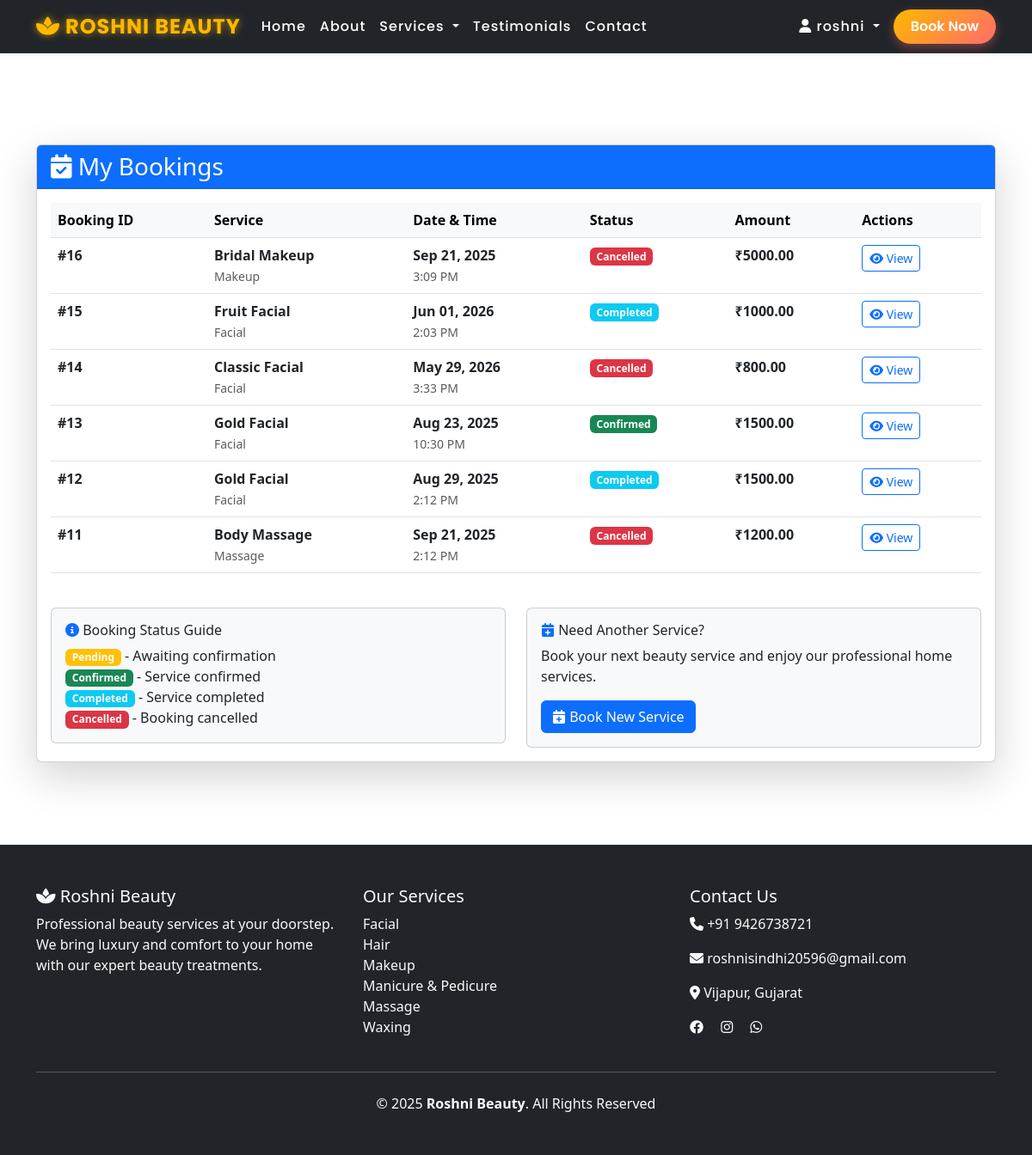
The page /my-bookings/ (signed in) on the database its author committed.
### beauty_parlor/models.py (models this page shows, shortened)
class Booking(models.Model):
    user = models.ForeignKey(User, on_delete=models.CASCADE, related_name='bookings', null=True, blank=True)
    service = models.ForeignKey(Service, on_delete=models.CASCADE)
    date = models.DateField()
    time = models.TimeField()
    address = models.TextField()
    is_home_service = models.BooleanField(default=True)
    status = models.CharField(max_length=20, choices=[
        ('pending', 'Pending'),
        ('confirmed', 'Confirmed'),
        ('completed', 'Completed'),
        ('cancelled', 'Cancelled'),
    ], default='pending')
    special_requests = models.TextField(blank=True)
    total_amount = models.DecimalField(max_digits=10, decimal_places=2, null=True, blank=True)
    created_at = models.DateTimeField(auto_now_add=True)
    updated_at = models.DateTimeField(auto_now=True)

class Service(models.Model):
    name = models.CharField(max_length=200)
    description = models.TextField()
    price = models.DecimalField(max_digits=10, decimal_places=2)
    image = models.ImageField(upload_to='services/', blank=True, null=True)
    category = models.CharField(max_length=100, choices=[
        ('facial', 'Facial'),
        ('hair', 'Hair'),
        ('makeup', 'Makeup'),
        ('manicure', 'Manicure & Pedicure'),
        ('massage', 'Massage'),
        ('waxing', 'Waxing'),
    ])
    is_home_service = models.BooleanField(default=False)
    duration = models.IntegerField(help_text='Duration in minutes', default=60)
    created_at = models.DateTimeField(auto_now_add=True)
    class Meta:
        ordering = ['name']

### beauty_parlor/views.py (the view)
# urls.py: path('my-bookings/', views.my_bookings, name='my_bookings'),
@login_required
def my_bookings(request):
    bookings = Booking.objects.filter(user=request.user).order_by('-created_at')
    context = {
        'bookings': bookings,
    }
    return render(request, 'beauty_parlor/my_bookings.html', context)

### templates/beauty_parlor/my_bookings.html (shortened to what this page needs)
{% extends 'base.html' %}
{% block content %}
<section class="py-5 mt-5">
  <div class="container">
    <div class="row">
      <div class="col-12">
        <div class="card shadow-lg">
          <div class="card-header bg-primary text-white">
            <h3 class="mb-0">
              <i class="fas fa-calendar-check"></i> My Bookings
            </h3>
          </div>
          <div class="card-body">
            {% if bookings %}
            <div class="table-responsive">
              <table class="table table-hover">
                <thead class="table-light">
                  <tr>
                    <th>Booking ID</th>
                    <th>Service</th>
                    <th>Date & Time</th>
                    <th>Status</th>
                    <th>Amount</th>
                    <th>Actions</th>
                  </tr>
                </thead>
                <tbody>
                  {% for booking in bookings %}
                  <tr>
                    <td><strong>#{{ booking.id }}</strong></td>
                    <td>
                      <strong>{{ booking.service.name }}</strong><br />
                      <small class="text-muted">{{ booking.service.category|title }}</small>
                    </td>
                    <td>
                      <strong>{{ booking.date|date:"M d, Y" }}</strong><br />
                      <small class="text-muted">{{ booking.time|time:"g:i A" }}</small>
                    </td>
                    <td>
                      <span class="badge bg-{% if booking.status == 'confirmed' %}success{% elif booking.status == 'pending' %}warning{% elif booking.status == 'completed' %}info{% else %}danger{% endif %}">
                        {{ booking.status|title }}
                      </span>
                    </td>
                    <td><strong>₹{{ booking.total_amount }}</strong></td>
                    <td>
                      <div class="btn-group" role="group">
                        <a href="{% url 'booking_detail' booking.id %}" class="btn btn-sm btn-outline-primary">
                          <i class="fas fa-eye"></i> View
                        </a>
                      </div>
                    </td>
                  </tr>
                  {% endfor %}
                </tbody>
              </table>
            </div>
            <div class="row mt-4">
              <div class="col-md-6">
                <div class="card bg-light">
                  <div class="card-body">
                    <h6 class="card-title"><i class="fas fa-info-circle text-primary"></i> Booking Status Guide</h6>
                    <ul class="list-unstyled mb-0">
                      <li><span class="badge bg-warning">Pending</span> - Awaiting confirmation</li>
                      <li><span class="badge bg-success">Confirmed</span> - Service confirmed</li>
                      <li><span class="badge bg-info">Completed</span> - Service completed</li>
                      <li><span class="badge bg-danger">Cancelled</span> - Booking cancelled</li>
                    </ul>
                  </div>
                </div>
              </div>
              <div class="col-md-6">
                <div class="card bg-light">
                  <div class="card-body">
                    <h6 class="card-title"><i class="fas fa-calendar-plus text-primary"></i> Need Another Service?</h6>
                    <p class="card-text">
                      Book your next beauty service and enjoy our professional home services.
                    </p>
                    <a href="{% url 'booking' %}" class="btn btn-primary">
                      <i class="fas fa-calendar-plus"></i> Book New Service
                    </a>
                  </div>
                </div>
              </div>
            </div>
            {% endif %}
          </div>
        </div>
      </div>
    </div>
  </div>
</section>
{% endblock %}

### templates/base.html (shortened to what this page needs)
<!DOCTYPE html>
<html lang="en">
<head>
    {% load static %}
    <link href="https://cdn.jsdelivr.net/npm/bootstrap@5.3.0/dist/css/bootstrap.min.css" rel="stylesheet">
    <link rel="stylesheet" href="https://cdnjs.cloudflare.com/ajax/libs/font-awesome/6.4.0/css/all.min.css">
    <link rel="stylesheet" href="{% static 'css/style.css' %}">
</head>
<body>
    <nav class="navbar navbar-expand-lg navbar-dark bg-dark fixed-top shadow-sm">
        <div class="container">
            <a class="navbar-brand fw-bold" href="{% url 'home' %}">
                <i class="fas fa-spa"></i> Roshni Beauty
            </a>
            <div class="collapse navbar-collapse" id="navbarNav">
                <ul class="navbar-nav me-auto mb-2 mb-lg-0">
                    <li class="nav-item"><a class="nav-link" href="{% url 'home' %}">Home</a></li>
                    <li class="nav-item"><a class="nav-link" href="{% url 'about' %}">About</a></li>
                    <li class="nav-item dropdown">
                        <a class="nav-link dropdown-toggle" href="#" id="servicesDropdown" role="button"
                           data-bs-toggle="dropdown" aria-expanded="false">
                           Services
                        </a>
                    </li>
                    <li class="nav-item"><a class="nav-link" href="{% url 'testimonials' %}">Testimonials</a></li>
                    <li class="nav-item"><a class="nav-link" href="{% url 'contact' %}">Contact</a></li>
                </ul>
                <ul class="navbar-nav">
                    {% if user.is_authenticated %}
                        <li class="nav-item dropdown">
                            <a class="nav-link dropdown-toggle" href="#" id="userDropdown" role="button"
                               data-bs-toggle="dropdown" aria-expanded="false">
                                <i class="fas fa-user"></i> {{ user.first_name|default:user.username }}
                            </a>
                        </li>
                        <li class="nav-item"><a class="btn btn-primary ms-2" href="{% url 'booking' %}">Book Now</a></li>
                    {% else %}
                        <li class="nav-item"><a class="nav-link" href="{% url 'login' %}"><i class="fas fa-sign-in-alt"></i> Login</a></li>
                        <li class="nav-item"><a class="nav-link" href="{% url 'register' %}"><i class="fas fa-user-plus"></i> Register</a></li>
                    {% endif %}
                </ul>
            </div>
        </div>
    </nav>
    <main class="pt-5 mt-4">
        {% block content %}{% endblock %}
    </main>
    <footer class="bg-dark text-light py-5 mt-5">
        <div class="container">
            <div class="row">
                <div class="col-md-4">
                    <h5><i class="fas fa-spa"></i> Roshni Beauty</h5>
                    <p>Professional beauty services at your doorstep. We bring luxury and comfort to your home with our expert beauty treatments.</p>
                </div>
                <div class="col-md-4">
                    <h5>Our Services</h5>
                    <ul class="list-unstyled">
                        <li><a href="{% url 'services' %}?category=facial" class="text-light text-decoration-none">Facial</a></li>
                        <li><a href="{% url 'services' %}?category=hair" class="text-light text-decoration-none">Hair</a></li>
                        <li><a href="{% url 'services' %}?category=makeup" class="text-light text-decoration-none">Makeup</a></li>
                        <li><a href="{% url 'services' %}?category=manicure" class="text-light text-decoration-none">Manicure & Pedicure</a></li>
                        <li><a href="{% url 'services' %}?category=massage" class="text-light text-decoration-none">Massage</a></li>
                        <li><a href="{% url 'services' %}?category=waxing" class="text-light text-decoration-none">Waxing</a></li>
                    </ul>
                </div>
                <div class="col-md-4">
                    <h5>Contact Us</h5>
                    <p><i class="fas fa-phone"></i> +91 9426738721</p>
                    <p><i class="fas fa-envelope"></i> roshnisindhi20596@gmail.com</p>
                    <p><i class="fas fa-map-marker-alt"></i> Vijapur, Gujarat</p>
                    <div class="social-links">
                        <a href="#" class="text-light me-3"><i class="fab fa-facebook"></i></a>
                        <a href="#" class="text-light me-3"><i class="fab fa-instagram"></i></a>
                        <a href="#" class="text-light me-3"><i class="fab fa-whatsapp"></i></a>
                    </div>
                </div>
            </div>
            <hr class="my-4">
            <div class="text-center">
                <p class="mb-0">&copy; 2025 <strong>Roshni Beauty</strong>. All Rights Reserved</p>
            </div>
        </div>
    </footer>
</body>
</html>

### static/css/style.css (style rules this page uses)
:root { --primary: #6a11cb; --secondary: #ff4f8b; --accent: #ff6b35; --lavender: #b86fff; --rose: #ff9dc3; --aqua: #00d2ff; --white: #ffffff; --black: #0a0a0a; --gray-200: #eeeeee; --shadow-sm: 0 2px 6px rgba(0,0,0,0.2); --shadow-md: 0 6px 16px rgba(0,0,0,0.25); --shadow-lg: 0 10px 25px rgba(0,0,0,0.3); --radius-pill: 999px; --radius-lg: 16px; --spacing-sm: 0.5rem; --spacing-md: 1rem; --spacing-lg: 1.5rem; --spacing-xl: 3rem; --transition-base: all 0.3s ease; --transition-bounce: all 0.3s cubic-bezier(0.34, 1.56, 0.64, 1); --transition-slow: all 0.6s ease; --gradient-6: linear-gradient(135deg, var(--primary), var(--secondary), var(--accent), var(--lavender), var(--rose), var(--aqua) ); --gradient-secondary: linear-gradient(135deg, var(--secondary), var(--lavender)); --glass-bg: rgba(255,255,255,0.15); --glass-border: rgba(255,255,255,0.3); --font-heading: "Poppins", sans-serif; --font-body: "Open Sans", sans-serif; }
.navbar { background: rgba(23, 20, 29, 0.9); backdrop-filter: blur(10px); -webkit-backdrop-filter: blur(10px); box-shadow: 0 4px 20px rgba(0, 0, 0, 0.4); transition: all 0.4s ease; font-family: 'Poppins', sans-serif; }
.navbar .navbar-brand { font-size: 1.5rem; font-weight: 700; letter-spacing: 1px; text-transform: uppercase; color: #ffb800 !important; text-shadow: 0 0 8px rgba(255, 184, 0, 0.7); transition: 0.3s ease; }
.navbar .nav-link { color: #fff !important; font-weight: 500; letter-spacing: 1px; padding: 8px 15px; border-radius: 6px; transition: all 0.3s ease; }
.navbar .btn-primary { background: linear-gradient(135deg, #ffb800, #ff6b6b); border: none; border-radius: 25px; padding: 8px 20px; font-weight: 600; transition: all 0.3s ease; box-shadow: 0 4px 12px rgba(255, 107, 107, 0.4); }

### rows shown on the page
Booking: id "16", service.name "Bridal Makeup", service.category "Makeup", date "Sep 21, 2025", time "3:09 PM", status "Cancelled", total_amount "5000.00"
Booking: id "15", service.name "Fruit Facial", service.category "Facial", date "Jun 01, 2026", time "2:03 PM", status "Completed", total_amount "1000.00"
Booking: id "14", service.name "Classic Facial", service.category "Facial", date "May 29, 2026", time "3:33 PM", status "Cancelled", total_amount "800.00"
Booking: id "13", service.name "Gold Facial", service.category "Facial", date "Aug 23, 2025", time "10:30 PM", status "Confirmed", total_amount "1500.00"
Booking: id "12", service.name "Gold Facial", service.category "Facial", date "Aug 29, 2025", time "2:12 PM", status "Completed", total_amount "1500.00"
Booking: id "11", service.name "Body Massage", service.category "Massage", date "Sep 21, 2025", time "2:12 PM", status "Cancelled", total_amount "1200.00"

### other values the page prints
{{ user.first_name|default:user.username }} "roshni"
